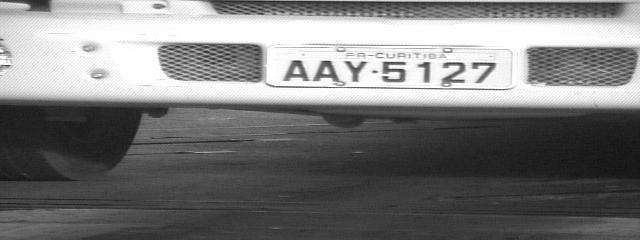
#> input picture images/AAY-5127.jpg, 640 x 240 px; its folder holds only this picture in this run
$ python testeAcerto.py
#> lines starting #> are read from the running program, lines starting #| are printed output that depends on the picture
import cv2, pytesseract, os
pytesseract.pytesseract.tesseract_cmd = r'C:\Program Files (x86)\Tesseract-OCR\tesseract.exe'

placasXml = 'br.xml'
placasCascade = cv2.CascadeClassifier(placasXml)

path = "images"
dirs = os.listdir( path )

acertos = 0
erros = 0
contTotal = 0
cont = 0

for item in dirs:
    contTotal += 1
    Text = ""
    imagemInput = cv2.imread("images/"+item)
#> imagemInput is the input picture: shape (240, 640, 3); min 17, max 255, mean 122.3
    nomeArquivoAtual = item.replace('.jpg', '')
    nomeArquivoAtual = nomeArquivoAtual.replace('.JPG', '')
    nomeArquivoAtual = nomeArquivoAtual.replace('-', '')
    nomeArquivoAtual = nomeArquivoAtual.replace('(1)', '')
    nomeArquivoAtual = nomeArquivoAtual.replace('(2)', '')
    nomeArquivoAtual = nomeArquivoAtual.replace('-1', '')
    nomeArquivoAtual = nomeArquivoAtual.replace('-2', '')

    imagemInput = cv2.cvtColor(imagemInput, cv2.COLOR_BGR2GRAY)
#> imagemInput: shape (240, 640)
    imagemInput = cv2.GaussianBlur(imagemInput, (9,9), 0)
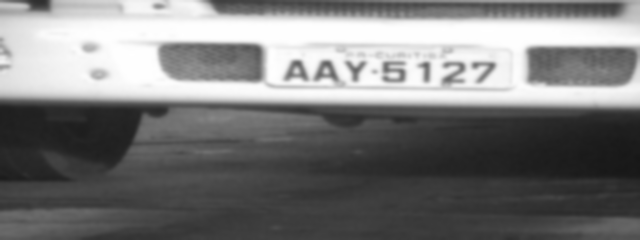
#> imagemInput: shape (240, 640); min 23, max 255, mean 122.2

    placas = placasCascade.detectMultiScale(
            imagemInput,
            scaleFactor=1.05,
            minNeighbors=5,
            minSize=(30, 30)
        )
#> placas = [[302, 38, 186, 60], [9, 12, 276, 90]]

    for (x, y, w, h) in placas:
        cont += 1
        recortePlaca = imagemInput[y:y + h, x:x + w]

#> (the run stopped early here; a loop or call above may not have finished)

$ run again, on images/AXN-8888.jpg
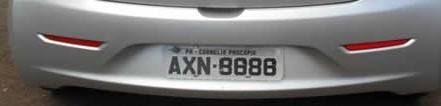
#> input picture images/AXN-8888.jpg, 441 x 106 px
#> imagemInput is the input picture: shape (106, 441, 3); mean B, G, R 112.9, 113.5, 115.5
#> `imagemInput = cv2.GaussianBlur(imagemInput, (9,9), 0)`:
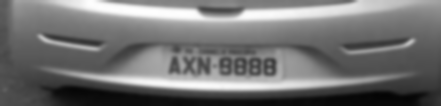
#> imagemInput: shape (106, 441); min 4, max 254, mean 114.1
#> placas = [[164, 43, 117, 38]]

$ run again, on images/AXX-1773.jpg
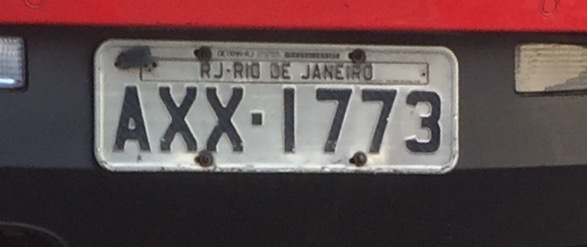
#> input picture images/AXX-1773.jpg, 587 x 247 px
#> imagemInput is the input picture: shape (247, 587, 3); mean B, G, R 77.3, 76.3, 95.8
#> `imagemInput = cv2.GaussianBlur(imagemInput, (9,9), 0)`:
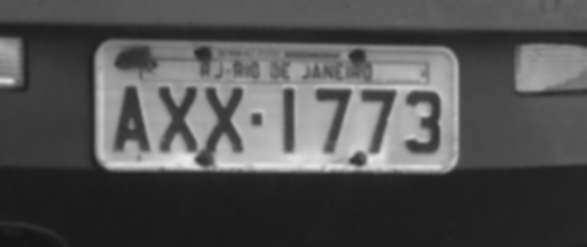
#> imagemInput: shape (247, 587); min 21, max 232, mean 82.2
#> placas = [[73, 45, 418, 136]]

$ run again, on images/ALE-4378.JPG
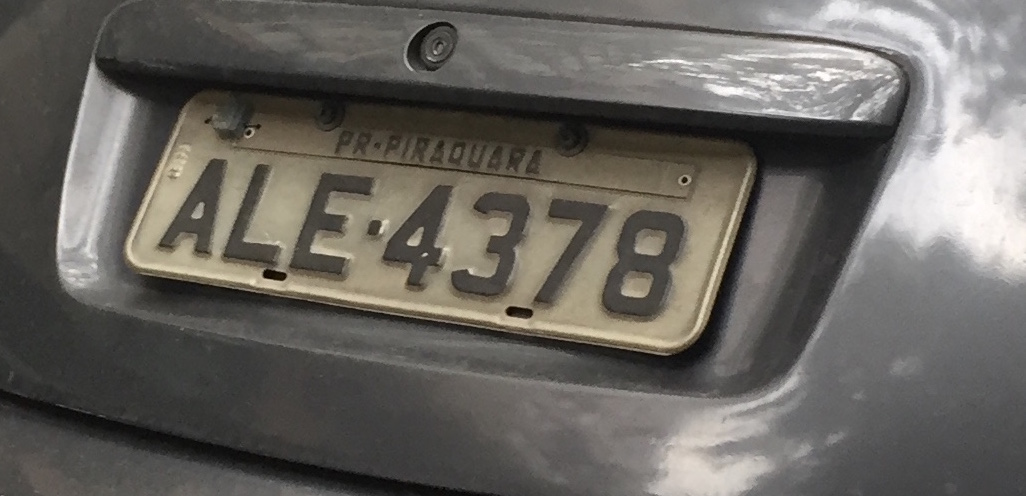
#> input picture images/ALE-4378.JPG, 1026 x 496 px
#> imagemInput is the input picture: shape (496, 1026, 3); mean B, G, R 96, 101, 104.1
#> `imagemInput = cv2.cvtColor(imagemInput, cv2.COLOR_BGR2GRAY)`:
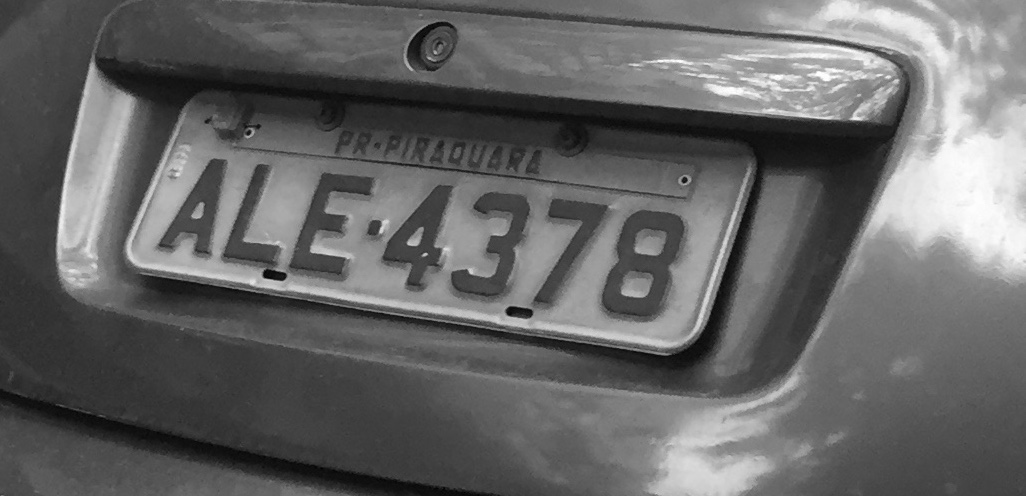
#> imagemInput: shape (496, 1026); min 0, max 255, mean 101.4
#> placas = [[82, 112, 684, 222]]
